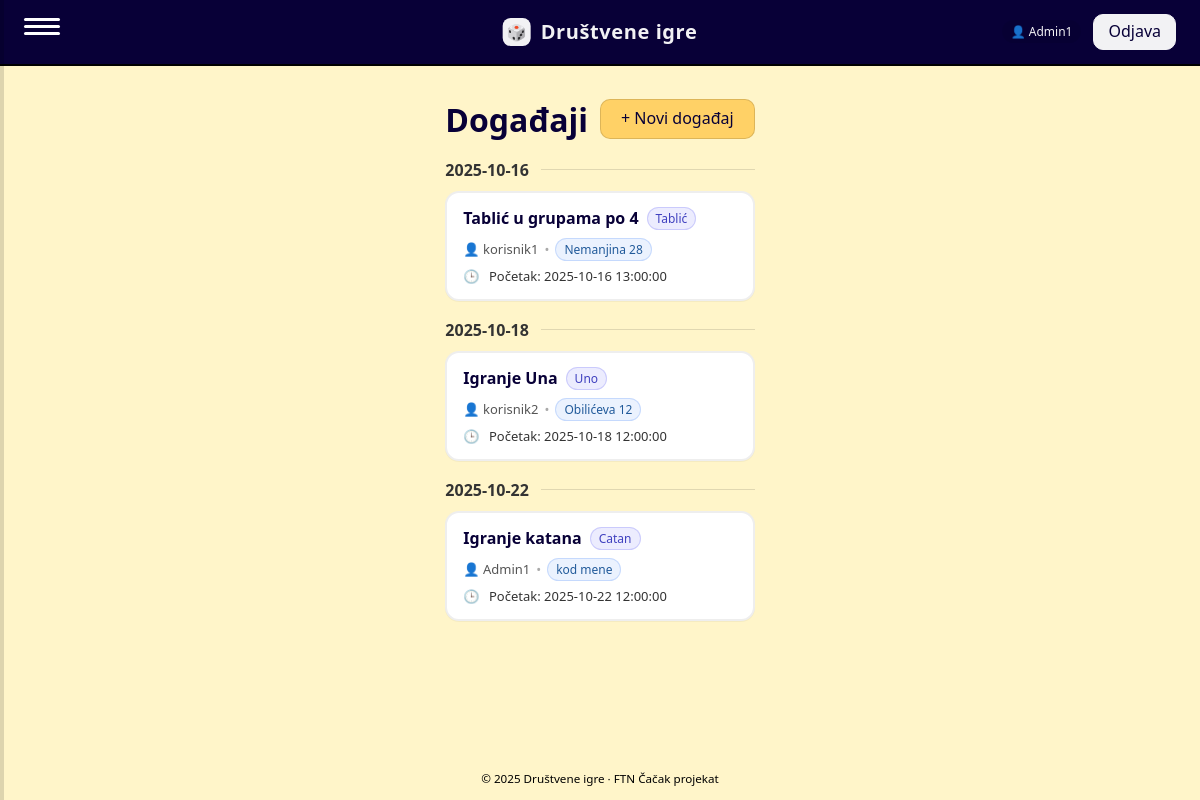
/?page=events (signed in), run on the app's committed database.
### tables this page shows
CREATE TABLE `events` (
  `id` int(11) NOT NULL,
  `title` varchar(120) NOT NULL,
  `description` text DEFAULT NULL,
  `location` varchar(200) DEFAULT NULL,
  `online_url` varchar(255) DEFAULT NULL,
  `starts_at` datetime NOT NULL,
  `ends_at` datetime DEFAULT NULL,
  `capacity` int(11) DEFAULT NULL,
  `game_id` int(11) DEFAULT NULL,
  `organizer_id` int(11) NOT NULL,
  `is_online` tinyint(1) NOT NULL DEFAULT 0,
  `created_at` timestamp NOT NULL DEFAULT current_timestamp()
);

CREATE TABLE `games` (
  `id` int(11) NOT NULL,
  `title` varchar(50) NOT NULL,
  `description` text NOT NULL,
  `image_path` varchar(255) DEFAULT NULL,
  `min_players` int(11) NOT NULL,
  `max_players` int(11) NOT NULL,
  `play_time` int(11) NOT NULL,
  `year` int(11) NOT NULL,
  `created_at` timestamp NOT NULL DEFAULT current_timestamp()
);

CREATE TABLE `users` (
  `id` int(11) NOT NULL,
  `username` varchar(20) NOT NULL,
  `email` varchar(30) NOT NULL,
  `password` varchar(20) NOT NULL,
  `role` enum('user','admin','','') NOT NULL DEFAULT 'user',
  `created_at` timestamp NULL DEFAULT current_timestamp()
);

### app/controllers/EventController.php (called while the page is built, shortened)
<?php
require_once __DIR__ . '/BaseController.php';
require_once __DIR__ . '/../dao/EventDAO.php';
class EventController extends BaseController {
    public function index(): void {
        $dao = new EventDAO($this->pdo);
        $events = $dao->listAllByDateAsc();
        include __DIR__ . '/../views/events/index.php';
    }
}

### app/controllers/BaseController.php (called while the page is built, shortened)
<?php
class BaseController {
    public function __construct(PDO $pdo){ $this->pdo = $pdo; }
}

### app/dao/EventDAO.php (called while the page is built, shortened)
<?php
class EventDAO {
    private PDO $db;
    public function __construct(PDO $pdo){ $this->db = $pdo; }
    public function listAllByDateAsc(): array {
        $st = $this->db->query(
            "SELECT e.id, e.title, e.starts_at, e.location, e.is_online,
                    u.username AS organizer_name,
                    g.title    AS game_title
             FROM events e
             JOIN users u ON u.id = e.organizer_id
             LEFT JOIN games g ON g.id = e.game_id
             ORDER BY e.starts_at ASC"
        );
        return $st->fetchAll(PDO::FETCH_ASSOC);
    }
}

### app/views/events/index.php (the view, shortened to what this page needs)
<?php include __DIR__ . '/../partials/header.php'; ?>
<div class="container events-page">
  <div class="events-head">
    <h1>Događaji</h1>
    <a class="btn btn--primary" href="?page=event_new">+ Novi događaj</a>
  </div>
  <?php if(empty($events)): ?>
    <div class="empty">
      <p>Još uvek nema događaja.</p>
      <a class="btn" href="?page=event_new">Kreiraj prvi događaj</a>
    </div>
  <?php else: ?>
    <?php
      $byDate = [];
      foreach($events as $e){
        $key = substr($e['starts_at'],0,10);
        $byDate[$key][] = $e;
      }
    ?>
    <?php foreach($byDate as $date => $items): ?>
      <div class="date-sep">
        <span><?= htmlspecialchars($date) ?></span>
        <hr>
      </div>
      <ul class="cards">
        <?php foreach($items as $e): ?>
          <?php
            $isOnline = (int)$e['is_online'] === 1;
          ?>
          <li class="card event-card">
            <a class="card-link" href="?page=event&id=<?= (int)$e['id'] ?>">
              <div class="card-title-row">
                <strong class="card-title"><?= htmlspecialchars($e['title']) ?></strong>
                <?php if(!empty($e['game_title'])): ?>
                  <span class="chip"><?= htmlspecialchars($e['game_title']) ?></span>
                <?php endif; ?>
              </div>
              <div class="meta">
                <span class="meta-item">👤 <?= htmlspecialchars($e['organizer_name']) ?></span>
                <span class="dot">•</span>
                <?php if ($isOnline): ?>
                  <span class="badge badge-online">Online</span>
                <?php else: ?>
                  <span class="badge badge-place"><?= htmlspecialchars($e['location'] ?: 'Lokacija nije navedena') ?></span>
                <?php endif; ?>
              </div>
              <div class="time">
                <span class="clock">🕒</span> Početak: <?= htmlspecialchars($e['starts_at']) ?><?php  ?>
              </div>
            </a>
          </li>
        <?php endforeach; ?>
      </ul>
    <?php endforeach; ?>
  <?php endif; ?>
</div>
<?php include __DIR__ . '/../partials/footer.php'; ?>

### public/assets/styles.css (style rules this page uses)
* { box-sizing:border-box }
a { color:inherit;text-decoration:none }
.container { max-width:1200px;margin:0 auto;padding:24px }
.card { grid-column:span 4;background:var(--card);border:2px solid #0001;border-radius:14px; overflow:hidden;box-shadow:0 2px 0 #0002;transition:transform .08s ease, box-shadow .08s ease, border-color .08s ease;cursor:pointer }
.badge { display:inline-block;background:#00000010;border:1px solid #0000001a;border-radius:999px; padding:4px 10px;font-size:12px }
.meta { display:flex;gap:8px;flex-wrap:wrap;margin:8px 0 12px }
.btn, button.btn, a.btn { display:inline-flex;align-items:center;justify-content:center; white-space:nowrap; text-align:center; text-decoration:none; background:var(--accent); border:1px solid #0002; color:inherit; padding:10px 20px; border-radius:10px; font-weight:600; cursor:pointer; box-sizing:border-box; font:inherit; line-height:1.1; }
.container { flex: 1; }

### app/views/events/index.php (style rules this page uses)
.events-page { max-width: 920px; }
.events-head { display:flex; align-items:center; justify-content:space-between; gap:12px; margin: 8px 0 18px; }
.events-head h1 { margin:0; }
.date-sep { display:flex; align-items:center; gap:12px; margin:18px 0 10px; }
.date-sep span { font-weight:700; color:#333; white-space:nowrap; }
.date-sep hr { flex:1; border:none; height:1px; background:rgba(0,0,0,.12); }
.cards { list-style:none; padding:0; margin:0 0 16px 0; display:grid; grid-template-columns:1fr; gap:12px; }
@media (min-width: 820px) { .cards { grid-template-columns:1fr 1fr; } }
.event-card { border-radius:14px; box-shadow:0 1px 0 rgba(0,0,0,.04); background:#fff; transition:transform .08s ease, box-shadow .12s ease; }
.card-link { display:block; text-decoration:none; color:inherit; padding:14px 16px; }
.card-title-row { display:flex; align-items:center; gap:8px; margin-bottom:6px; }
.card-title { font-size:16px; }
.chip { font-size:12px; padding:2px 8px; border-radius:999px; background:rgba(99,102,241,.12); color:#3f40bf; border:1px solid rgba(99,102,241,.25); }
.meta { display:flex; align-items:center; flex-wrap:wrap; gap:6px; color:#555; font-size:13px; margin-bottom:6px; }
.meta .dot { opacity:.5; }
.meta-item { display:flex; align-items:center; gap:6px; }
.badge { display:inline-block; padding:2px 8px; font-size:12px; border-radius:999px; border:1px solid transparent; white-space:nowrap; max-width: 100%; overflow: hidden; text-overflow: ellipsis; }
.badge-place { background:rgba(59,130,246,.10); color:#215a9a; border-color:rgba(59,130,246,.22); }
.time { font-size:13px; color:#333; }
.clock { margin-right:6px; }

### data on the page
events: title "Tablić u grupama po 4", game.title "Tablić", organizer.username "korisnik1", location "Nemanjina 28", starts_at "2025-10-16 13:00:00"
events: title "Igranje Una", game.title "Uno", organizer.username "korisnik2", location "Obilićeva 12", starts_at "2025-10-18 12:00:00"
events: title "Igranje katana", game.title "Catan", organizer.username "Admin1", location "kod mene", starts_at "2025-10-22 12:00:00"

### other printed values
$username "Admin1"
$date "2025-10-16"
$date "2025-10-18"
$date "2025-10-22"
